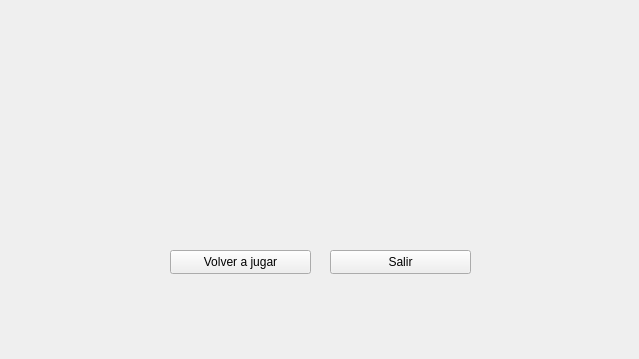
<?xml version="1.0" encoding="UTF-8"?>
<ui version="4.0">
 <class>ganaste</class>
 <widget class="QMainWindow" name="ganaste">
  <property name="geometry">
   <rect>
    <x>0</x>
    <y>0</y>
    <width>639</width>
    <height>359</height>
   </rect>
  </property>
  <property name="windowTitle">
   <string>¡Ganaste!</string>
  </property>
  <widget class="QWidget" name="centralwidget">
   <property name="styleSheet">
    <string notr="true"/>
   </property>
   <widget class="QPushButton" name="pushButton_2">
    <property name="geometry">
     <rect>
      <x>330</x>
      <y>250</y>
      <width>141</width>
      <height>24</height>
     </rect>
    </property>
    <property name="text">
     <string>Salir</string>
    </property>
   </widget>
   <widget class="QPushButton" name="pushButton">
    <property name="geometry">
     <rect>
      <x>170</x>
      <y>250</y>
      <width>141</width>
      <height>24</height>
     </rect>
    </property>
    <property name="text">
     <string>Volver a jugar</string>
    </property>
   </widget>
   <widget class="QLabel" name="label_2">
    <property name="geometry">
     <rect>
      <x>0</x>
      <y>0</y>
      <width>805</width>
      <height>360</height>
     </rect>
    </property>
    <property name="text">
     <string/>
    </property>
    <property name="pixmap">
     <pixmap resource="imagenes.qrc">:/imagenes/ganaste.png</pixmap>
    </property>
   </widget>
   <widget class="QWidget" name="">
    <property name="geometry">
     <rect>
      <x>240</x>
      <y>230</y>
      <width>807</width>
      <height>362</height>
     </rect>
    </property>
    <layout class="QHBoxLayout" name="horizontalLayout_2"/>
   </widget>
   <zorder>label_2</zorder>
   <zorder>pushButton</zorder>
   <zorder>pushButton_2</zorder>
  </widget>
 </widget>
 <resources>
  <include location="imagenes.qrc"/>
 </resources>
 <connections/>
</ui>
